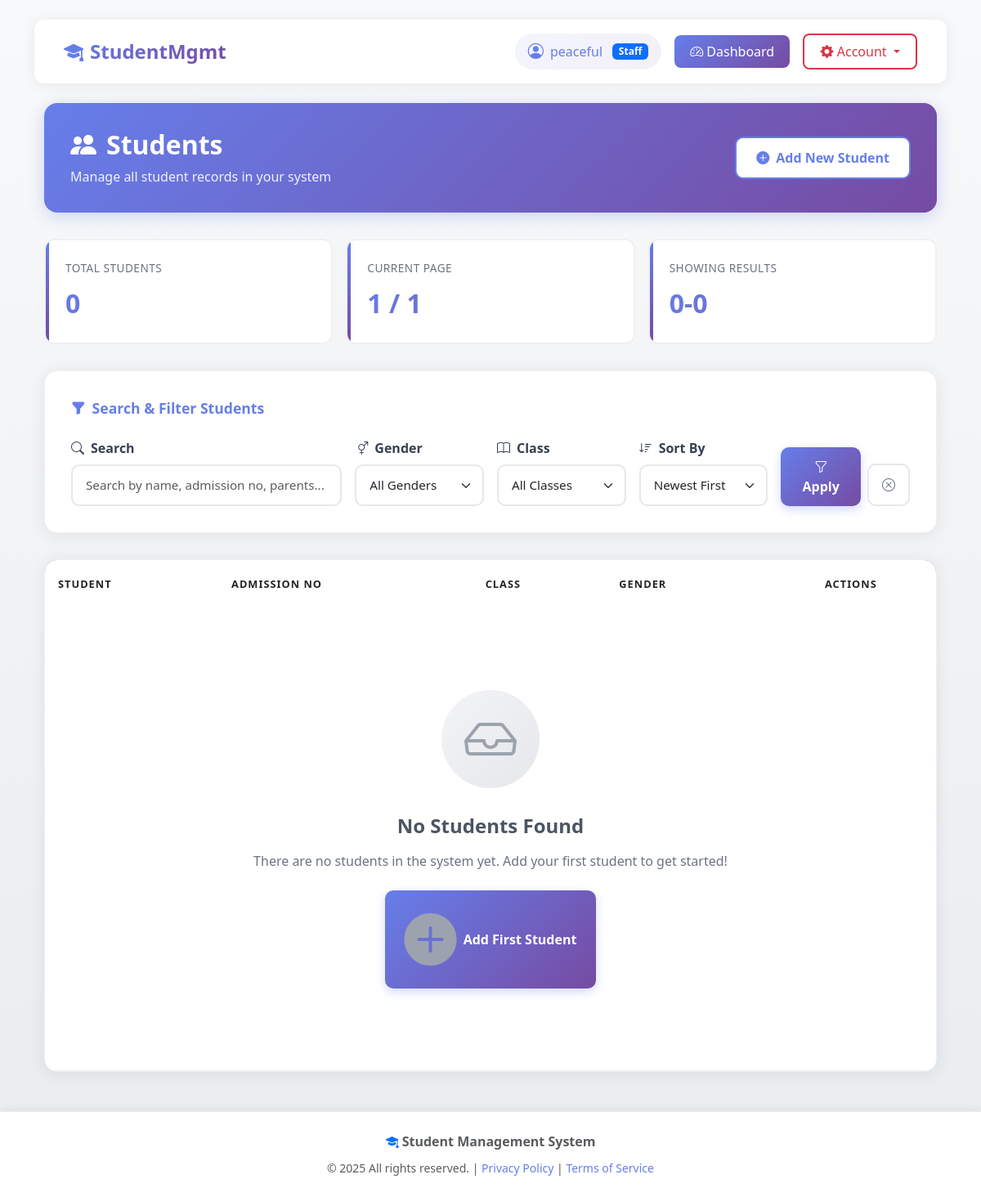
Page / (signed in) on the earlier database version.
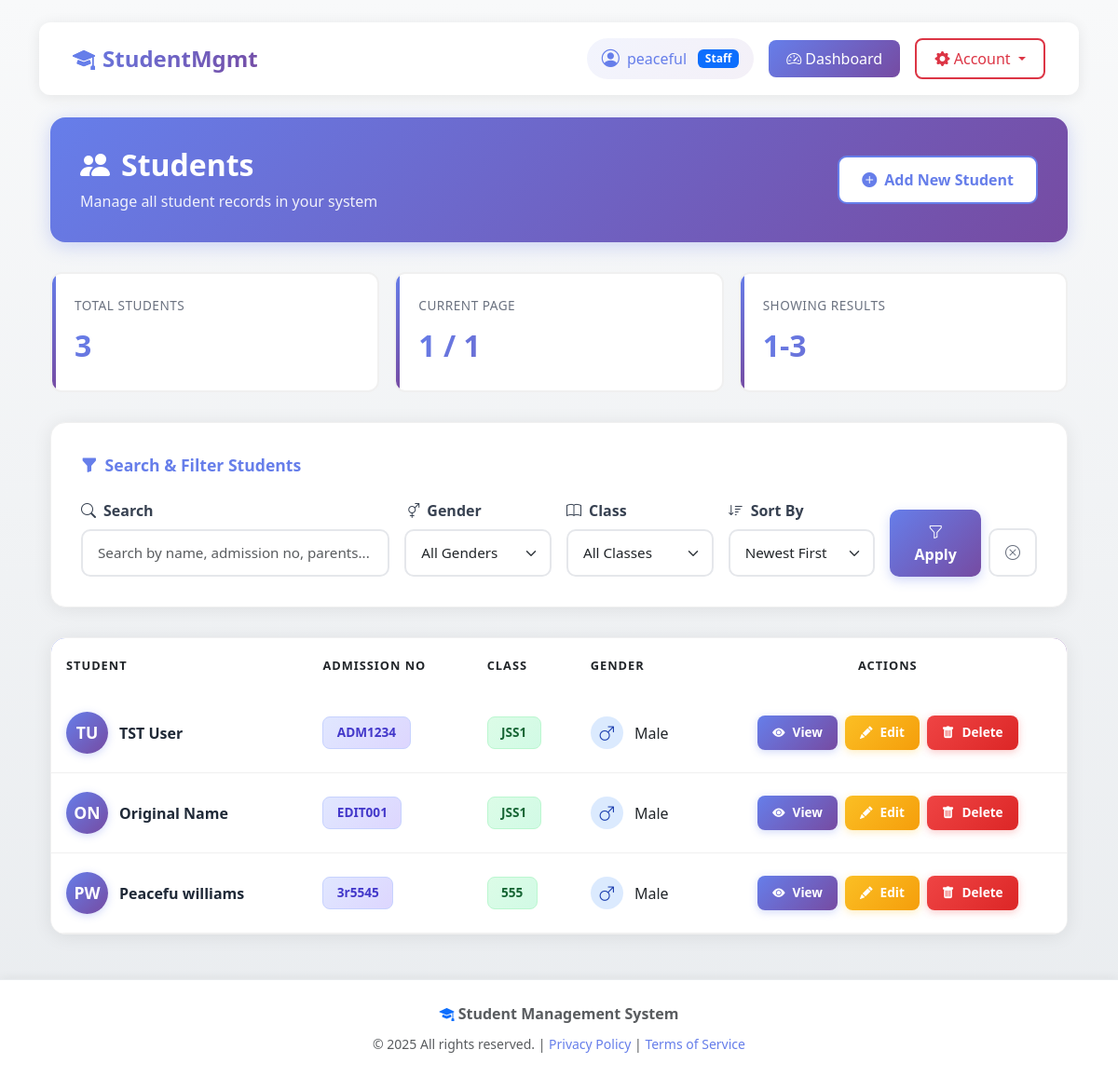
Same page on the later database version.
### records/models.py (models this page shows, shortened)
class Student(models.Model):
    surname = models.CharField(max_length=100)
    other_name = models.CharField(max_length=100, blank=True, null=True)
    residential_address = models.TextField()
    permanent_home_address = models.TextField(blank=True, null=True)
    nationality = models.CharField(max_length=50)
    state_of_origin = models.CharField(max_length=50)
    lga = models.CharField(max_length=50)
    date_of_birth = models.DateField()
    place_of_birth = models.CharField(max_length=100)
    religion = models.CharField(max_length=50, blank=True, null=True)
    denomination = models.CharField(max_length=50, blank=True, null=True)
    sex = models.CharField(
        max_length=10, choices=[("Male", "Male"), ("Female", "Female")]
    )
    admission_no = models.CharField(max_length=50, unique=True)
    nin_no = models.CharField(max_length=50, blank=True, null=True)
    class_on_entry = models.CharField(max_length=50)
    date_of_entry = models.DateField()
    class_at_present = models.CharField(max_length=50)
    student_image = models.ImageField(upload_to="students/images/", blank=True, null=True)
    father_name = models.CharField(max_length=100)
    father_address = models.TextField(blank=True, null=True)
    father_occupation = models.CharField(max_length=100, blank=True, null=True)
    father_educational_level = models.CharField(max_length=100, blank=True, null=True)
    father_mobile = models.CharField(max_length=20, blank=True, null=True)
    mother_name = models.CharField(max_length=100)
    mother_address = models.TextField(blank=True, null=True)
    mother_occupation = models.CharField(max_length=100, blank=True, null=True)
    mother_educational_level = models.CharField(max_length=100, blank=True, null=True)
    mother_mobile = models.CharField(max_length=20, blank=True, null=True)
    guardian_name = models.CharField(max_length=100, blank=True, null=True)
    guardian_address = models.TextField(blank=True, null=True)
    guardian_occupation = models.CharField(max_length=100, blank=True, null=True)
    guardian_mobile = models.CharField(max_length=20, blank=True, null=True)
    prev_schools = models.TextField(blank=True, null=True)
    visually_impaired = models.BooleanField(default=False)
    deaf = models.BooleanField(default=False)
    physically_disabled = models.BooleanField(default=False)
    mentally_impaired = models.BooleanField(default=False)
    others = models.TextField(blank=True, null=True)
    created_at = models.DateTimeField(default=timezone.now, editable=False)
    updated_at = models.DateTimeField(default=timezone.now)
    class Meta:
        indexes = [
            models.Index(fields=['admission_no']),
            models.Index(fields=['surname', 'other_name']),
            models.Index(fields=['class_at_present']),
        ]
    @property
    def full_name(self):
        return f"{self.surname} {self.other_name or ''}".strip()

### records/views.py (the view, shortened to what this page needs)
# urls.py: path("", views.student_list, name="student_list"),
@login_required
@user_passes_test(_is_staff)
def student_list(request):
    query = request.GET.get("q", "").strip()
    sex = request.GET.get("sex", "").strip()
    klass = request.GET.get("klass", "").strip()
    sort_by = request.GET.get("sort", "-id")  # Default to newest first
    students_qs = Student.objects.select_related().prefetch_related("documents")
    if sex and sex in ["Male", "Female"]:
        students_qs = students_qs.filter(sex=sex)
    if klass:
        students_qs = students_qs.filter(class_at_present__icontains=klass)
    allowed_sorts = [
        "-id",
        "id",
        "surname",
        "-surname",
        "admission_no",
        "-admission_no",
    ]
    if sort_by in allowed_sorts:
        students_qs = students_qs.order_by(sort_by)
    else:
        students_qs = students_qs.order_by("-id")
    classes = Student.objects.values_list("class_at_present", flat=True).distinct()
    paginator = Paginator(students_qs, 15)  # 15 students per page
    page_number = request.GET.get("page", 1)
    try:
        page_obj = paginator.get_page(page_number)
    except PageNotAnInteger:
        page_obj = paginator.get_page(1)
    except EmptyPage:
        page_obj = paginator.get_page(paginator.num_pages)
    context = {
        "page_obj": page_obj,
        "query": query,
        "sex": sex,
        "klass": klass,
        "sort_by": sort_by,
        "classes": classes,
        "total_results": paginator.count,
    }
    return render(request, "records/student_list.html", context)

### records/views.py (called while the page is built)
def _is_staff(user):
    return user.is_authenticated and user.is_staff

### records/templates/records/student_list.html (shortened to what this page needs)
{% extends 'records/base.html' %}
{% load static %}
{% block content %}
<div class="container-fluid">
    <div class="page-header">
        <div class="d-flex justify-content-between align-items-center">
            <div>
                <h2>
                    <i class="bi bi-people-fill"></i> Students
                </h2>
                <p>Manage all student records in your system</p>
            </div>
            <a href="{% url 'records:student_create' %}" class="add-student-btn">
                <i class="bi bi-plus-circle-fill"></i> Add New Student
            </a>
        </div>
    </div>
    <div class="stats-bar">
        <div class="stat-item">
            <div class="stat-label">Total Students</div>
            <div class="stat-value">{{ total_results|default:0 }}</div>
        </div>
        <div class="stat-item">
            <div class="stat-label">Current Page</div>
            <div class="stat-value">{{ page_obj.number }} / {{ page_obj.paginator.num_pages }}</div>
        </div>
        <div class="stat-item">
            <div class="stat-label">Showing Results</div>
            <div class="stat-value">{{ page_obj.start_index }}-{{ page_obj.end_index }}</div>
        </div>
    </div>
    <div class="search-card">
        <div class="search-header">
            <i class="bi bi-funnel-fill"></i>
            Search & Filter Students
        </div>
        <form method="get" action="{% url 'records:student_list' %}" class="row g-3" id="searchForm">
            <div class="col-md-4">
                <label class="form-label">
                    <i class="bi bi-search"></i> Search
                </label>
                <input type="text" name="q" class="form-control" placeholder="Search by name, admission no, parents..."
                    value="{{ query|default:'' }}" id="searchInput">
            </div>
            <div class="col-md-2">
                <label class="form-label">
                    <i class="bi bi-gender-ambiguous"></i> Gender
                </label>
                <select name="sex" class="form-select" id="sexFilter">
                    <option value="">All Genders</option>
                </select>
            </div>
                <div class="col-md-2">
                <label class="form-label">
                    <i class="bi bi-book"></i> Class
                </label>
                <select name="klass" class="form-select" id="classFilter">
                    <option value="">All Classes</option>
                </select>
            </div>
            <div class="col-md-2">
                <label class="form-label">
                    <i class="bi bi-sort-down"></i> Sort By
                </label>
                <select name="sort" class="form-select" id="sortFilter">
                    <option value="-id" {% if sort_by == "-id" %}selected{% endif %}>Newest First</option>
                </select>
            </div>
            <div class="col-md-2 d-flex align-items-end gap-2">
                <button type="submit" class="btn btn-filter flex-fill">
                    <i class="bi bi-funnel"></i> Apply
                </button>
                <button type="button" class="btn btn-clear" onclick="clearFilters()" title="Clear all filters">
                    <i class="bi bi-x-circle"></i>
                </button>
            </div>
        </form>
    </div>
    <div class="table-container">
        <table class="table table-custom table-hover">
            <thead>
                <tr>
                    <th>Student</th>
                    <th>Admission No</th>
                    <th>Class</th>
                    <th>Gender</th>
                    <th style="text-align: center;">Actions</th>
                </tr>
            </thead>
            <tbody>
                {% for student in page_obj %}
                <tr>
                    <td>
                        <div class="student-name">
                            <div class="student-avatar">
                                {{ student.surname|slice:":1"|upper }}{{ student.other_name|default:''|slice:":1"|upper }}
                            </div>
                            <span>{{ student.full_name }}</span>
                        </div>
                    </td>
                    <td>
                        <span class="admission-badge">{{ student.admission_no }}</span>
                    </td>
                    <td>
                        <span class="class-badge">{{ student.class_at_present }}</span>
                    </td>
                    <td>
                        <span class="gender-icon gender-{{ student.sex|lower }}">
                            <i class="bi bi-gender-{{ student.sex|lower }}"></i>
                        </span>
                        {{ student.sex }}
                    </td>
                    <td>
                        <div class="action-buttons">
                            <a href="{% url 'records:student_detail' student.pk %}" class="btn-action btn-view"
                                title="View Details">
                                <i class="bi bi-eye-fill"></i> View
                            </a>
                            <a href="{% url 'records:student_update' student.pk %}" class="btn-action btn-edit"
                                title="Edit Student">
                                <i class="bi bi-pencil-fill"></i> Edit
                            </a>
                            <a href="{% url 'records:student_delete' student.pk %}" class="btn-action btn-delete"
                                title="Delete Student"
                                onclick="return confirm('Are you sure you want to delete {{ student.full_name }}?')">
                                <i class="bi bi-trash-fill"></i> Delete
                            </a>
                        </div>
                    </td>
                </tr>
                {% empty %}
                <tr>
                    <td colspan="5">
                        <div class="no-results">
                            <div class="no-results-icon">
                                <i class="bi bi-inbox"></i>
                            </div>
                            <h4>No Students Found</h4>
                            {% if query or sex or klass %}
                            <p>No students match your search criteria. Try adjusting your filters.</p>
                            <a href="{% url 'records:student_list' %}" class="filter-reset">
                                <i class="bi bi-arrow-counterclockwise"></i>
                                Clear All Filters
                            </a>
                            {% else %}
                            <p>There are no students in the system yet. Add your first student to get started!</p>
                            <a href="{% url 'records:student_create' %}" class="filter-reset">
                                <i class="bi bi-plus-circle-fill"></i>
                                Add First Student
                            </a>
                            {% endif %}
                        </div>
                    </td>
                </tr>
                {% endfor %}
            </tbody>
        </table>
    </div>
</div>
{% endblock %}

### records/templates/records/base.html (shortened to what this page needs)
<!DOCTYPE html>
<html lang="en">
{% load static %}
<head>
    <link rel="stylesheet" href="https://cdn.jsdelivr.net/npm/bootstrap@5.3.0/dist/css/bootstrap.min.css">
    <link rel="stylesheet" href="https://cdn.jsdelivr.net/npm/bootstrap-icons@1.11.0/font/bootstrap-icons.css">
    <link rel="stylesheet" href="{% static 'css/main.css' %}">
</head>
<body>
    <div class="container mt-4 mb-5">
        <nav class="navbar navbar-expand-lg navbar-light navbar-custom mb-4">
            <div class="container-fluid">
                <a class="navbar-brand" href="/">
                    <i class="bi bi-mortarboard-fill"></i>
                    StudentMgmt
                </a>
                <div class="collapse navbar-collapse" id="navbarContent">
                    <div class="ms-auto user-info">
                        {% if request.user.is_authenticated %}
                        <div class="user-badge">
                            <i class="bi bi-person-circle"></i>
                            <span>{{ request.user.get_full_name|default:request.user.username }}</span>
                            {% if request.user.is_staff %}
                            <span class="badge bg-primary ms-1">Staff</span>
                            {% endif %}
                        </div>
                        {% if request.user.is_staff %}
                        <a class="btn btn-custom btn-dashboard" href="{% url 'records:admin_dashboard' %}">
                            <i class="bi bi-speedometer2"></i> Dashboard
                        </a>
                        {% endif %}
                        <div class="dropdown">
                            <button class="btn btn-custom btn-logout dropdown-toggle" type="button" id="userDropdown"
                                data-bs-toggle="dropdown" aria-expanded="false">
                                <i class="bi bi-gear-fill"></i> Account
                            </button>
                        </div>
                        {% else %}
                        <a class="btn btn-custom btn-login" href="{% url 'accounts:login' %}">
                            <i class="bi bi-box-arrow-in-right"></i> Login
                        </a>
                        {% endif %}
                    </div>
                </div>
            </div>
        </nav>
        <div class="content-wrapper">
            {% block content %}{% endblock %}
        </div>
    </div>
    <footer class="mt-auto py-4">
        <div class="container text-center text-muted">
            <p class="mb-2">
                <i class="bi bi-mortarboard-fill text-primary"></i>
                <strong>Student Management System</strong>
            </p>
            <p class="mb-0">
                <small>&copy; {% now "Y" %} All rights reserved. |
                    <a href="#" class="text-decoration-none">Privacy Policy</a> |
                    <a href="#" class="text-decoration-none">Terms of Service</a>
                </small>
            </p>
        </div>
    </footer>
</body>
</html>

### records/templates/records/base.html (style rules this page uses)
:root { --primary-gradient: linear-gradient(135deg, #667eea 0%, #764ba2 100%); --primary-color: #667eea; --secondary-color: #764ba2; }
body { background: linear-gradient(to bottom, #f8f9fa 0%, #e9ecef 100%); min-height: 100vh; font-family: 'Segoe UI', Tahoma, Geneva, Verdana, sans-serif; }
.navbar-custom { background: white !important; box-shadow: 0 2px 15px rgba(0, 0, 0, 0.08); border-radius: 12px; padding: 1rem 1.5rem; }
.navbar-brand { font-weight: 700; font-size: 1.5rem; background: var(--primary-gradient); -webkit-background-clip: text; -webkit-text-fill-color: transparent; background-clip: text; display: flex; align-items: center; gap: 0.5rem; }
.navbar-brand i { -webkit-text-fill-color: #667eea; }
.user-info { display: flex; align-items: center; gap: 1rem; }
.user-badge { background: linear-gradient(135deg, #667eea15 0%, #764ba215 100%); padding: 0.5rem 1rem; border-radius: 50px; font-weight: 500; color: var(--primary-color); display: flex; align-items: center; gap: 0.5rem; }
.user-badge i { font-size: 1.2rem; }
.btn-custom { border-radius: 8px; padding: 0.5rem 1.2rem; font-weight: 500; transition: all 0.3s ease; border: 2px solid transparent; }
.btn-dashboard { background: var(--primary-gradient); color: white; border: none; }
.btn-logout { background: white; color: #dc3545; border: 2px solid #dc3545; }
.content-wrapper { animation: fadeIn 0.5s ease-in; }
footer { margin-top: 5rem; background: white; border-top: 1px solid #e9ecef; box-shadow: 0 -2px 10px rgba(0, 0, 0, 0.05); }
footer a { color: var(--primary-color); transition: all 0.3s ease; }

Differences in the rows shown:
added Student: surname "T", other_name "U", full_name "TST User", admission_no "ADM1234", class_at_present "JSS1", sex "Male"
added Student: surname "O", other_name "N", full_name "Original Name", admission_no "EDIT001", class_at_present "JSS1", sex "Male"
added Student: surname "P", other_name "W", full_name "Peacefu williams", admission_no "3r5545", class_at_present "555", sex "Male"
Other differences:
{{ total_results|default:0 }}: "0" → "3"
{{ page_obj.start_index }}: "0" → "1"
{{ page_obj.end_index }}: "0" → "3"
text no longer shown: "No Students Found There are no students in the system yet. Add your first student to get started! Add First Student"
